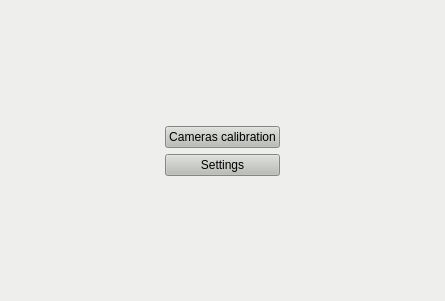
<?xml version="1.0" encoding="UTF-8"?>
<ui version="4.0">
 <class>General</class>
 <widget class="QWidget" name="General">
  <property name="geometry">
   <rect>
    <x>0</x>
    <y>0</y>
    <width>445</width>
    <height>301</height>
   </rect>
  </property>
  <property name="windowTitle">
   <string>Form</string>
  </property>
  <property name="styleSheet">
   <string notr="true">background-color: rgb(238, 238, 236);</string>
  </property>
  <layout class="QVBoxLayout" name="verticalLayout_2" stretch="1,0,1">
   <item>
    <spacer name="verticalSpacer">
     <property name="orientation">
      <enum>Qt::Vertical</enum>
     </property>
     <property name="sizeHint" stdset="0">
      <size>
       <width>20</width>
       <height>119</height>
      </size>
     </property>
    </spacer>
   </item>
   <item>
    <layout class="QHBoxLayout" name="horizontalLayout">
     <item>
      <spacer name="horizontalSpacer">
       <property name="orientation">
        <enum>Qt::Horizontal</enum>
       </property>
       <property name="sizeHint" stdset="0">
        <size>
         <width>40</width>
         <height>20</height>
        </size>
       </property>
      </spacer>
     </item>
     <item>
      <layout class="QVBoxLayout" name="verticalLayout" stretch="10,10">
       <item>
        <widget class="QPushButton" name="btnCamCalib">
         <property name="styleSheet">
          <string notr="true">background-color: rgb(186, 189, 182);
color: rgb(0, 0, 0);</string>
         </property>
         <property name="text">
          <string>Cameras calibration</string>
         </property>
        </widget>
       </item>
       <item>
        <widget class="QPushButton" name="btnSettings">
         <property name="styleSheet">
          <string notr="true">background-color: rgb(186, 189, 182);
color: rgb(0, 0, 0);</string>
         </property>
         <property name="text">
          <string>Settings</string>
         </property>
        </widget>
       </item>
      </layout>
     </item>
     <item>
      <spacer name="horizontalSpacer_2">
       <property name="orientation">
        <enum>Qt::Horizontal</enum>
       </property>
       <property name="sizeHint" stdset="0">
        <size>
         <width>40</width>
         <height>20</height>
        </size>
       </property>
      </spacer>
     </item>
    </layout>
   </item>
   <item>
    <spacer name="verticalSpacer_2">
     <property name="orientation">
      <enum>Qt::Vertical</enum>
     </property>
     <property name="sizeHint" stdset="0">
      <size>
       <width>20</width>
       <height>118</height>
      </size>
     </property>
    </spacer>
   </item>
  </layout>
 </widget>
 <resources/>
 <connections/>
</ui>
